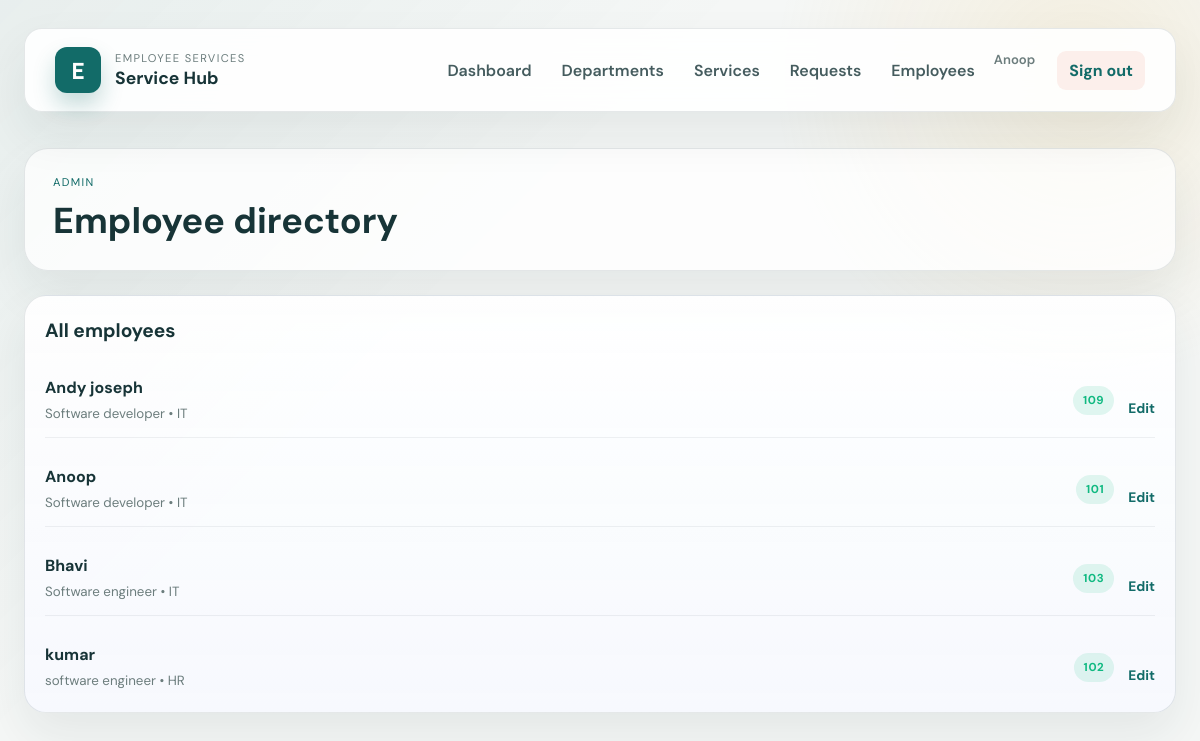
The app's page /staff/employees/ (signed in) with its own data.
### employees/models.py (models this page shows, shortened)
class Employee(models.Model):
    emp_id=models.CharField(max_length=20,unique=True)
    name=models.CharField(max_length=100)
    email=models.EmailField(unique=True)
    phone=models.CharField(max_length=100)
    designation=models.CharField(max_length=100)
    department=models.ForeignKey(Department,on_delete=models.CASCADE,related_name='employees')
    user=models.OneToOneField(User,on_delete=models.SET_NULL,null=True,blank=True,related_name='employee_profile')
    created_at=models.DateTimeField(auto_now_add=True)
    account_created=models.BooleanField(default=False)

### departments/models.py (models this page shows, shortened)
class Department(models.Model):
    name=models.CharField(max_length=100,unique=True)
    description=models.TextField(blank=True)
    created_at=models.DateTimeField(auto_now_add=True)

### employees/views.py (the view)
# urls.py: path("staff/employees/", admin_employees_view, name="admin_employees"),
@user_passes_test(lambda user: user.is_authenticated and user.is_staff, login_url="login")
def admin_employees_view(request):
    employees = Employee.objects.select_related("department").order_by("name")
    return render(request, "admin_employees.html", {"employees": employees})

### templates/admin_employees.html (shortened to what this page needs)
{% extends 'base.html' %}
{% block content %}
<section class="page-section">
    <div class="page-header">
        <div>
            <p class="eyebrow neutral">Admin</p>
            <h2>Employee directory</h2>
        </div>
    </div>
    <div class="panel-card">
        <div class="panel-head">
            <h3>All employees</h3>
        </div>
        <ul class="request-list">
            {% for employee in employees %}
            <li>
                <div>
                    <strong>{{ employee.name }}</strong>
                    <small>{{ employee.designation }} • {{ employee.department.name }}</small>
                </div>
                <div class="employee-actions">
                    <span class="tag low">{{ employee.emp_id }}</span>
                    <a href="{% url 'edit_employee' employee.id %}" class="text-action">Edit</a>
                </div>
            </li>
            {% empty %}
            <li><span class="empty-state">No employees found.</span></li>
            {% endfor %}
        </ul>
    </div>
</section>
{% endblock %}

### templates/base.html (shortened to what this page needs)
{% load static %}
<!DOCTYPE html>
<html lang="en">
<head>
    <link rel="stylesheet" href="{% static 'css/styles.css' %}">
</head>
<body>
    <div class="page-shell">
        <header class="topbar">
            <div class="brand-group">
                <div class="brand-mark">E</div>
                <div>
                    <p class="eyebrow">Employee Services</p>
                    <h1>Service Hub</h1>
                </div>
            </div>
            <nav class="nav-links" aria-label="Main navigation">
                {% if user.is_authenticated %}
                    <a href="{% url 'dashboard' %}">Dashboard</a>
                    <a href="{% url 'departments' %}">Departments</a>
                    <a href="{% url 'services' %}">Services</a>
                    <a href="{% url 'service_requests' %}">Requests</a>
                    {% if user.is_staff %}
                        <a href="{% url 'admin_employees' %}">Employees</a>
                    {% endif %}
                    <form method="post" action="{% url 'logout' %}" class="logout-form">
                        <span class="user-label">{{ user.first_name|default:user.username }}</span>
                        <button type="submit" class="logout-btn">Sign out</button>
                    </form>
                {% endif %}
            </nav>
        </header>
        <main class="content-wrap">
            {% block content %}{% endblock %}
        </main>
    </div>
</body>
</html>

### static/css/styles.css (style rules this page uses)
:root { --bg: #f5f7f6; --panel: rgba(255, 255, 255, 0.85); --panel-strong: #ffffff; --primary: #126b68; --primary-dark: #0b4748; --secondary: #e56b4f; --accent: #e9b44c; --text: #173437; --muted: #6c7d7d; --border: rgba(23, 52, 55, 0.11); --shadow: 0 22px 48px rgba(23, 52, 55, 0.08); --success: #10b981; --warning: #f59e0b; --danger: #ef4444; --radius: 18px; }
* { box-sizing: border-box; }
body { margin: 0; font-family: 'DM Sans', sans-serif; background: linear-gradient(135deg, rgba(18, 107, 104, 0.06), transparent 38%), radial-gradient(circle at 90% 10%, rgba(233, 180, 76, 0.14), transparent 24%), var(--bg); color: var(--text); }
button, input, select { font: inherit; }
.page-shell { max-width: 1360px; margin: 0 auto; padding: 28px 24px 48px; }
.topbar { display: flex; justify-content: space-between; align-items: center; background: rgba(255, 255, 255, 0.9); backdrop-filter: blur(18px); border: 1px solid var(--border); border-radius: var(--radius); box-shadow: var(--shadow); padding: 18px 30px; position: sticky; top: 18px; z-index: 10; }
.brand-group { display: flex; align-items: center; gap: 14px; }
.brand-mark { width: 46px; height: 46px; border-radius: 12px; background: var(--primary); color: white; display: grid; place-items: center; font-weight: 800; font-size: 1.4rem; box-shadow: 0 12px 22px rgba(18, 107, 104, 0.24); font-family: 'Manrope', sans-serif; }
.eyebrow { margin: 0; font-size: 0.7rem; letter-spacing: 0.12em; text-transform: uppercase; color: var(--muted); }
.brand-group h1 { margin: 2px 0 0; font-size: 1.1rem; }
.nav-links { display: flex; align-items: center; gap: 8px; }
.nav-links a { color: var(--text); text-decoration: none; font-weight: 600; opacity: 0.8; padding: 9px 11px; border-radius: 9px; transition: background 0.2s ease, color 0.2s ease; }
.logout-form { display: inline-flex; margin: 0; }
.logout-btn { border: none; background: rgba(229, 107, 79, 0.1); color: var(--primary); border-radius: 9px; padding: 9px 12px; font-weight: 700; cursor: pointer; }
.user-label { color: var(--muted); font-size: 0.82rem; font-weight: 600; padding-right: 4px; }
.content-wrap { margin-top: 36px; }
.back-action, .text-action { color: var(--primary); font-weight: 700; text-decoration: none; }
.text-action { display: inline-block; margin-top: 16px; font-size: 0.86rem; }
.employee-actions { display: flex; align-items: center; gap: 14px; }
form { display: grid; gap: 18px; }
.dashboard-shell, .page-section { display: grid; gap: 24px; }
.dashboard-header, .page-header { display: flex; justify-content: space-between; align-items: center; background: rgba(255, 255, 255, 0.75); border: 1px solid var(--border); box-shadow: var(--shadow); border-radius: 24px; padding: 26px 28px; }
.page-header h2, .dashboard-header h2 { margin: 8px 0 0; font-size: clamp(1.8rem, 3vw, 2.3rem); }
.neutral { color: var(--primary); }
.panel-card { background: linear-gradient(180deg, rgba(255,255,255,0.92), rgba(247,249,255,0.88)); border: 1px solid var(--border); border-radius: 22px; box-shadow: var(--shadow); padding: 22px 20px; transition: transform 0.2s ease, box-shadow 0.2s ease; }
.panel-head { display: flex; justify-content: space-between; align-items: center; margin-bottom: 20px; }
.panel-head h3 { margin: 0; font-size: 1.2rem; }
.request-list { list-style: none; margin: 0; padding: 0; display: grid; gap: 14px; }
.request-list li { display: flex; justify-content: space-between; align-items: center; padding: 14px 0; border-bottom: 1px solid rgba(15, 23, 42, 0.06); }
.request-list li:last-child { border-bottom: none; padding-bottom: 0; }
.request-list strong { display: block; margin-bottom: 4px; }
.request-list small { color: var(--muted); }
.tag { border-radius: 999px; padding: 7px 10px; font-size: 0.72rem; font-weight: 700; text-transform: uppercase; letter-spacing: 0.05em; }
.tag.low { background: rgba(16, 185, 129, 0.12); color: var(--success); }

### records on screen
Employee: name "Andy joseph", designation "Software developer", department.name "IT", emp_id "109"
Employee: name "Anoop", designation "Software developer", department.name "IT", emp_id "101"
Employee: name "Bhavi", designation "Software engineer", department.name "IT", emp_id "103"
Employee: name "kumar", designation "software engineer", department.name "HR", emp_id "102"

### other values on screen
{{ user.first_name|default:user.username }} "Anoop"
